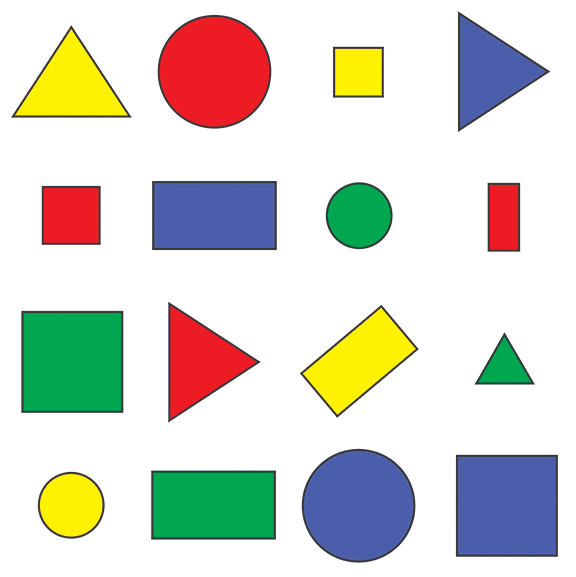
#> input picture resources/shapes.png, 576 x 577 px, given in place of mjpegfeed, which was not available
$ python vpaint.py
#> lines starting #> are read from the running program, lines starting #| are printed output that depends on the picture; after the words box and inside, x2 and y2 are one past the last pixel; in counts of white or black regions, pixels touching at a corner belong together; pictures that were not available may be replaced by others from this repository, and a replacement may not be noted
import cv2
import numpy as np


webcam = cv2.VideoCapture("http://192.168.0.5:4747/mjpegfeed")


### RED
# lower = np.array([15, 114, 105])
# upper = np.array([255, 255, 255])

### GREEN
# lower = np.array([50, 139, 74])
# upper = np.array([255, 255, 255])

### FACE
# lower = np.array([0, 31, 65])
# upper = np.array([12, 255, 255])

### B RED
# lower = np.array([156, 131, 119])
# upper = np.array([177, 255, 255])

### B GREEN
lower = np.array([50, 30, 60])
upper = np.array([80, 255, 255])


ret, frame = webcam.read()
#> frame is the input picture: shape (577, 576, 3); mean B, G, R 205.1, 214.3, 214.2

maskImg = np.zeros(frame.shape, frame.dtype)
maskImg[:,:] = (10, 255, 10)

overlay = np.zeros(frame.shape, frame.dtype)

while True:
    ret, frame = webcam.read()
    frame = cv2.flip(frame, 1)
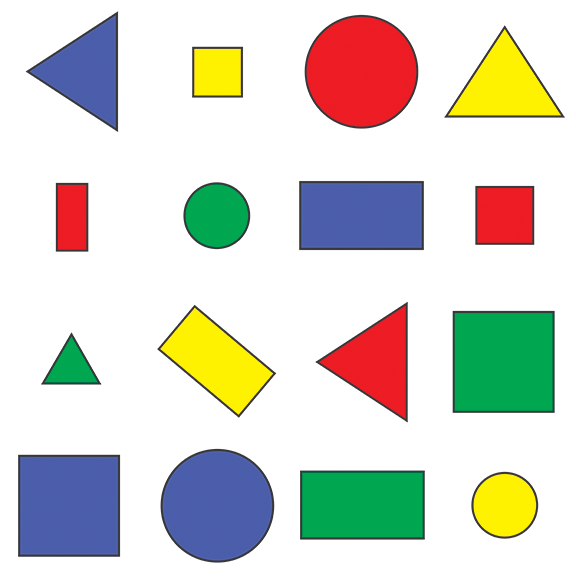
#> frame: shape (577, 576, 3); mean B, G, R 205.1, 214.3, 214.2
    gray = cv2.cvtColor(frame, cv2.COLOR_BGR2GRAY)
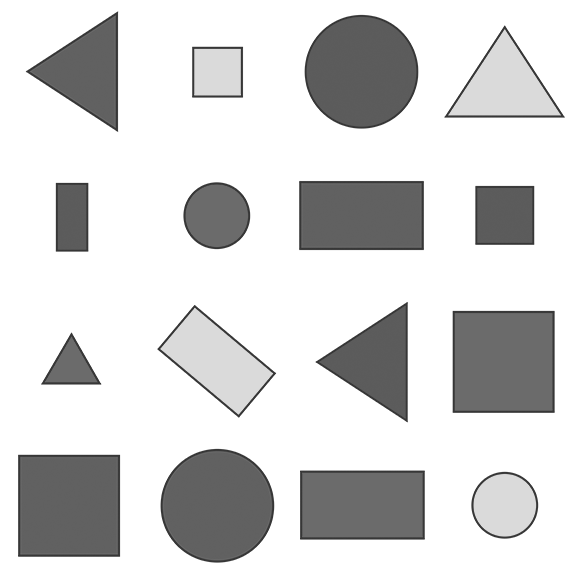
#> gray: shape (577, 576); min 54, max 255, mean 213.2
    ret, thresh = cv2.threshold(gray, 220, 255, cv2.THRESH_BINARY)
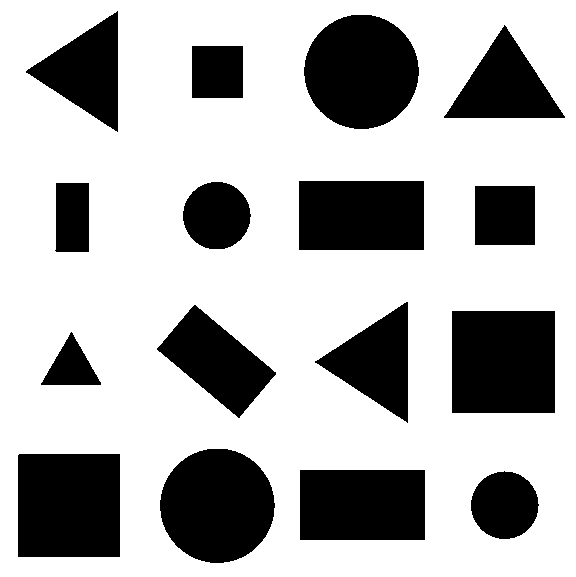
#> thresh: shape (577, 576); 70.1% white; 16 black regions, largest, box (x1, y1, x2, y2) and area: (452, 311, 555, 413) 10506, (18, 454, 120, 557) 10505, (304, 15, 419, 129) 10260

    hsv_img = cv2.cvtColor(cv2.GaussianBlur(frame, (7, 7), 0),
        cv2.COLOR_BGR2HLS)
#> hsv_img: shape (577, 576, 3); mean of channels 0, 1, 2 32.9, 212.2, 51.2

    mask = cv2.inRange(hsv_img, lower, upper)
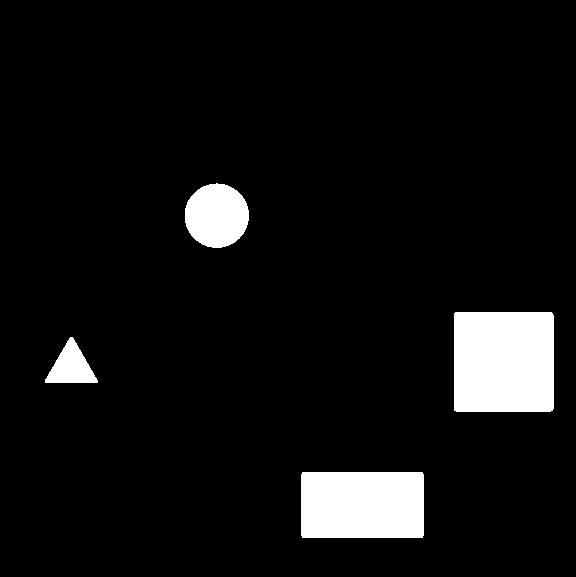
#> mask: shape (577, 576); 6.8% white; 4 white regions, box (x1, y1, x2, y2) and area: (454, 312, 554, 412) 9988, (301, 472, 424, 538) 8110, (185, 183, 249, 248) 3251, (45, 337, 98, 383) 1344

    t_mask = cv2.bitwise_xor(mask, thresh, mask = mask)

    colorMask = cv2.bitwise_and(maskImg, maskImg, mask = t_mask)
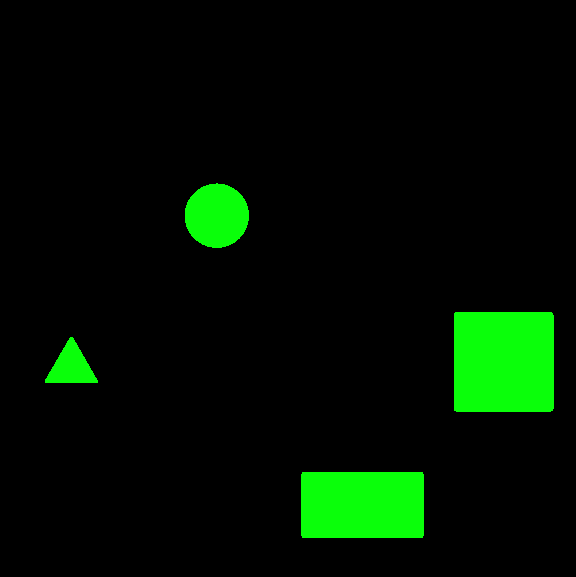
#> colorMask: shape (577, 576, 3); mean of channels 0, 1, 2 0.7, 17.4, 0.7; drawn as B, G, R
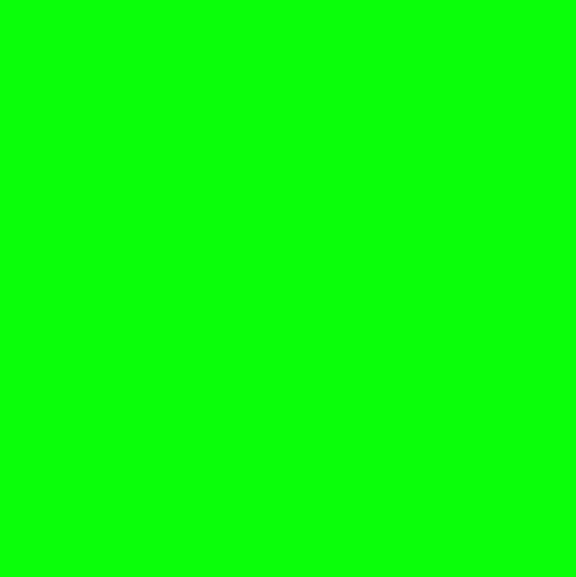
#> maskImg: shape (577, 576, 3); mean of channels 0, 1, 2 10, 255, 10; drawn as B, G, R
    cv2.addWeighted(colorMask, 1, overlay, 1, 0, overlay)
    cv2.addWeighted(overlay, 1, frame, 1, 0, frame)
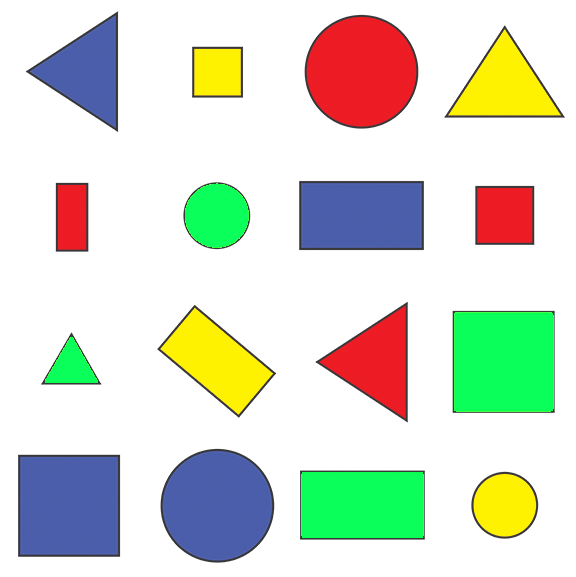
#> frame: shape (577, 576, 3); 6.83% of pixels changed, all inside (x1, y1, x2, y2) = (45, 183, 554, 538)
    cv2.imshow("Paint", frame)

    if cv2.waitKey(1) & 0xFF == ord('q'):
        # cv2.imwrite("Image.png", frame)
#> (key q is pressed here)
        break

webcam.release()
cv2.destroyAllWindows


### COMMENTS

# [8 lines of commented-out code are left out]
